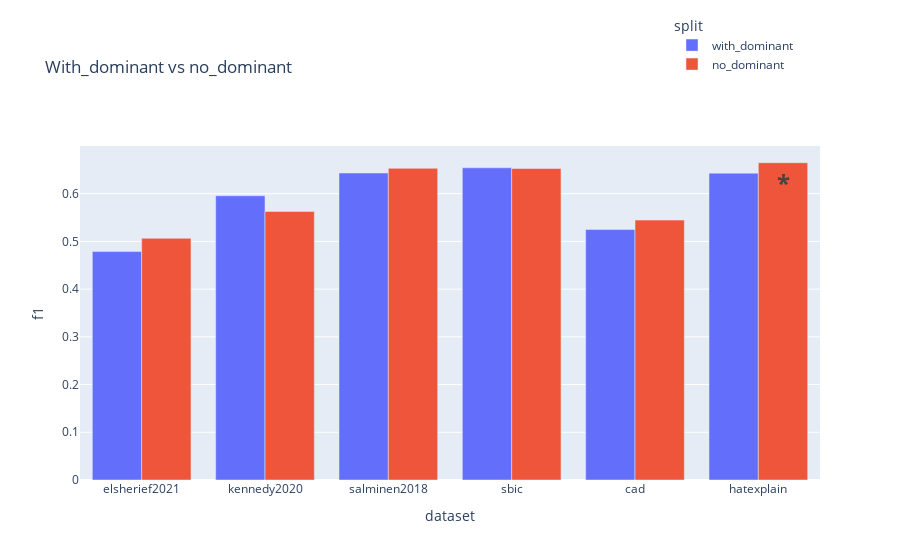
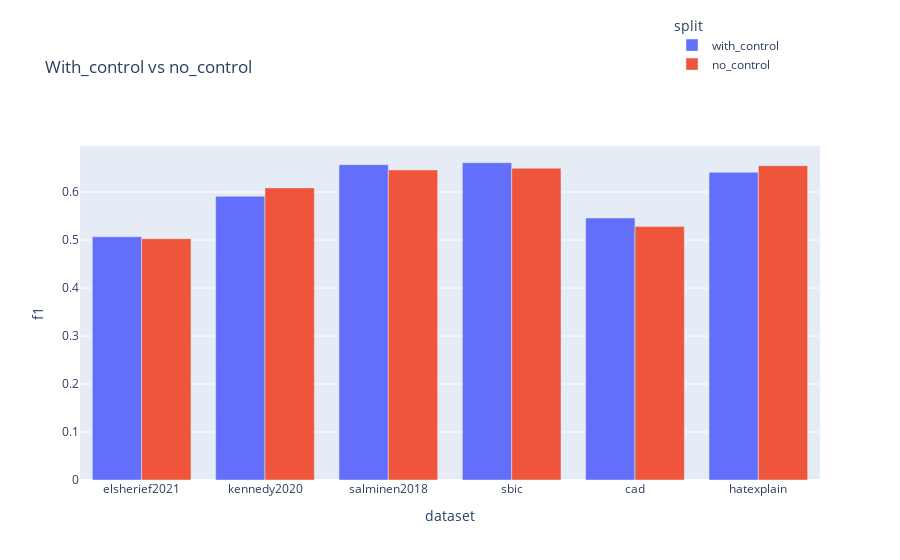

The notebook cell these images were saved under, in order:
### Markdown cell above
## Between splits
no-heg/with-heg vs no-control/with-control

### Code cell
import pandas as pd
import plotly.express as px
from IPython.display import display

clf_name = 'bert'
cv_runs = 2

titles = {'hegsplits': 'With_dominant vs no_dominant',
          'controlsplits': 'With_control vs no_control'}
for splits in ['hegsplits', 'controlsplits']:
# for splits in ['hegsplits']:
    
    name = f'/usr0/home/mamille3/hegemonic_hate/output/{clf_name}_{splits}_{cv_runs}x2cv'
    
    # Load scores
    scores_path = f'{name}_f1.csv'
    f1s = pd.read_csv(scores_path, index_col=0)
    if 'dataset' not in f1s.columns:
        f1s.reset_index(inplace=True)
    # display(f1s)
        
    # Load significance
    sigs_path = f'{name}_sigs.csv'
    sigs = pd.read_csv(sigs_path, index_col=0)
    display(sigs)
    
    # Add significant difference markers
    f1s = f1s.join(sigs, on='dataset')
    f1s['sig'] = [(split, better, sig) in [('no_special', True, True), ('with_special', False, True)] for (split, better, sig) in zip(
        f1s['split'], f1s['no_special > with_special'], f1s['p < 0.05'])]
    f1s['sig*'] = f1s.sig.map(lambda x: '<b>*</b>' if x else '')
    # display(f1s)

    # Plot
    if splits == 'hegsplits':
        f1s = f1s.replace('with_special', 'with_dominant').replace('no_special', 'no_dominant')
    elif splits == 'controlsplits':
        f1s = f1s.replace('with_special', 'with_control').replace('no_special', 'no_control')
    fig = px.bar(f1s, x='dataset', y='f1', color='split', barmode='group', title=titles[splits], text='sig*')
    fig.update_layout(legend=dict(
        yanchor='top',
        y=1.4,
        xanchor='left',
        x=0.8
    ))
    fig.update_traces(textfont_size=24)
    fig.show()

### Figure 1 — Plotly figure (JSON) as saved in the notebook; plotly's stock layout.template omitted (floating-point values rounded to 4 significant figures)
{"data": [{"alignmentgroup": "True", "hovertemplate": "split=with_dominant<br>dataset=%{x}<br>f1=%{y}<br>sig*=%{text}<extra></extra>", "legendgroup": "with_dominant", "marker": {"color": "#636efa", "pattern": {"shape": ""}}, "name": "with_dominant", "offsetgroup": "with_dominant", "orientation": "v", "showlegend": true, "text": ["", "", "", "", "", ""], "textfont": {"size": 24}, "textposition": "auto", "type": "bar", "x": ["elsherief2021", "kennedy2020", "salminen2018", "sbic", "cad", "hatexplain"], "xaxis": "x", "y": [0.4787, 0.5955, 0.6432, 0.6542, 0.5248, 0.643], "yaxis": "y"}, {"alignmentgroup": "True", "hovertemplate": "split=no_dominant<br>dataset=%{x}<br>f1=%{y}<br>sig*=%{text}<extra></extra>", "legendgroup": "no_dominant", "marker": {"color": "#EF553B", "pattern": {"shape": ""}}, "name": "no_dominant", "offsetgroup": "no_dominant", "orientation": "v", "showlegend": true, "text": ["", "", "", "", "", "<b>*</b>"], "textfont": {"size": 24}, "textposition": "auto", "type": "bar", "x": ["elsherief2021", "kennedy2020", "salminen2018", "sbic", "cad", "hatexplain"], "xaxis": "x", "y": [0.5065, 0.5627, 0.653, 0.6527, 0.5446, 0.6649], "yaxis": "y"}], "layout": {"autosize": true, "barmode": "group", "legend": {"title": {"text": "split"}, "tracegroupgap": 0, "x": 0.8, "xanchor": "left", "y": 1.4, "yanchor": "top"}, "title": {"text": "With_dominant vs no_dominant"}, "xaxis": {"anchor": "y", "autorange": true, "domain": [0, 1], "range": [-0.5, 5.5], "title": {"text": "dataset"}, "type": "category"}, "yaxis": {"anchor": "x", "autorange": true, "domain": [0, 1], "range": [0, 0.6999], "title": {"text": "f1"}, "type": "linear"}}}

### Figure 2 — Plotly figure (JSON) as saved in the notebook; plotly's stock layout.template omitted (floating-point values rounded to 4 significant figures)
{"data": [{"alignmentgroup": "True", "hovertemplate": "split=with_control<br>dataset=%{x}<br>f1=%{y}<br>sig*=%{text}<extra></extra>", "legendgroup": "with_control", "marker": {"color": "#636efa", "pattern": {"shape": ""}}, "name": "with_control", "offsetgroup": "with_control", "orientation": "v", "showlegend": true, "text": ["", "", "", "", "", ""], "textfont": {"size": 24}, "textposition": "auto", "type": "bar", "x": ["elsherief2021", "kennedy2020", "salminen2018", "sbic", "cad", "hatexplain"], "xaxis": "x", "y": [0.5068, 0.5911, 0.6571, 0.6611, 0.546, 0.641], "yaxis": "y"}, {"alignmentgroup": "True", "hovertemplate": "split=no_control<br>dataset=%{x}<br>f1=%{y}<br>sig*=%{text}<extra></extra>", "legendgroup": "no_control", "marker": {"color": "#EF553B", "pattern": {"shape": ""}}, "name": "no_control", "offsetgroup": "no_control", "orientation": "v", "showlegend": true, "text": ["", "", "", "", "", ""], "textfont": {"size": 24}, "textposition": "auto", "type": "bar", "x": ["elsherief2021", "kennedy2020", "salminen2018", "sbic", "cad", "hatexplain"], "xaxis": "x", "y": [0.5028, 0.6086, 0.6461, 0.6496, 0.528, 0.655], "yaxis": "y"}], "layout": {"autosize": true, "barmode": "group", "legend": {"title": {"text": "split"}, "tracegroupgap": 0, "x": 0.8, "xanchor": "left", "y": 1.4, "yanchor": "top"}, "title": {"text": "With_control vs no_control"}, "xaxis": {"anchor": "y", "autorange": true, "domain": [0, 1], "range": [-0.5, 5.5], "title": {"text": "dataset"}, "type": "category"}, "yaxis": {"anchor": "x", "autorange": true, "domain": [0, 1], "range": [0, 0.6959], "title": {"text": "f1"}, "type": "linear"}}}
